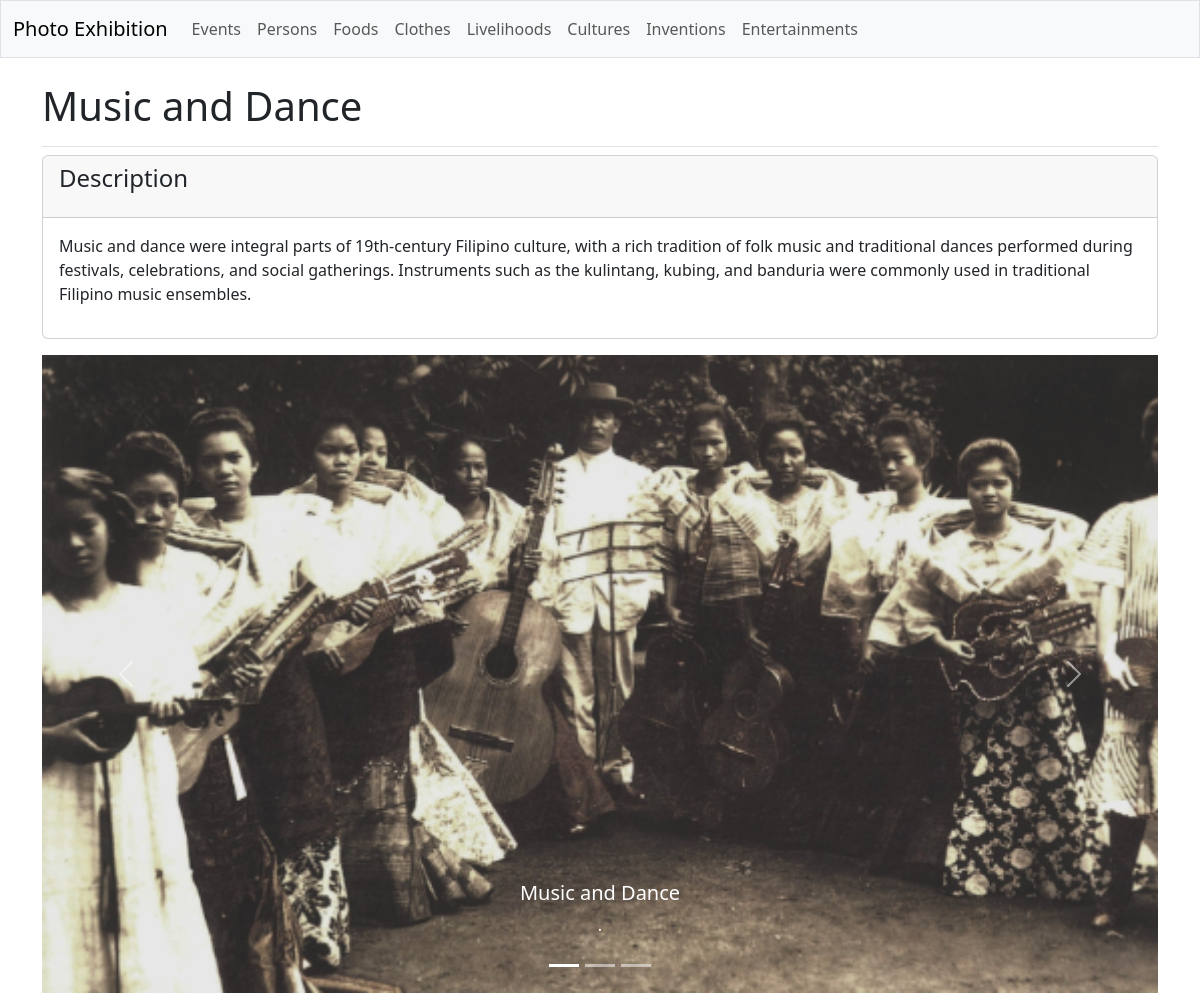
The app's page /galleries/cultures/4/ with its own data.
### galleries/models.py (models this page shows, shortened)
class Culture(models.Model):
    culture_text = models.CharField(max_length=200)

class CultureDetail(models.Model):
    culture = models.ForeignKey(Culture, on_delete=models.CASCADE)
    culture_subtext = models.TextField()

class CultureImage(models.Model):
    culture = models.ForeignKey(Culture, on_delete=models.CASCADE)
    image = models.ImageField(upload_to='cultures/')
    title = models.CharField(max_length=150)
    sub_title = models.CharField(max_length=100)

### galleries/views.py (the view)
# urls.py: path('cultures/<int:culture_id>/', views.culture_detail, name='culture_detail'),
def culture_detail(request, culture_id):
    culture = Culture.objects.get(id=culture_id)
    images = CultureImage.objects.filter(culture=culture)
    culture_details = culture.culturedetail_set.all()
    context = {'culture': culture, 'culture_details': culture_details, 'images': images}
    return render(request, 'galleries/culture_detail.html', context)

### galleries/templates/galleries/culture_detail.html (shortened to what this page needs)
{% extends 'galleries/base.html' %}
{% block page_header %}
  <h1>{{ culture.culture_text }}</h1>
{% endblock page_header %}
{% block content %}
  {% for culture_detail in culture_details %}
    <div class="card mb-3">
      <h4 class="card-header">
        <p>Description</p>
      </h4>
      <div class="card-body">{{ culture_detail.culture_subtext|linebreaks }}</div>
    </div>
  {% empty %}
    <p>There are no details for this culture yet.</p>
  {% endfor %}
  <div id="carouselExampleCaptions" class="carousel slide">
    <div class="carousel-indicators">
      <button type="button" data-bs-target="#carouselExampleCaptions" data-bs-slide-to="0" class="active" aria-current="true" aria-label="Slide 1"></button>
      <button type="button" data-bs-target="#carouselExampleCaptions" data-bs-slide-to="1" aria-label="Slide 2"></button>
      <button type="button" data-bs-target="#carouselExampleCaptions" data-bs-slide-to="2" aria-label="Slide 3"></button>
    </div>
    <div class="carousel-inner">
      {% for image in images %}
        <div class="carousel-item {% if forloop.counter0 == 0 %}active{% endif %}">
          <img src="{{ image.image.url }}" class="d-block w-100" alt="...">
          <div class="carousel-caption d-none d-md-block">
            <h5>{{ image.title }}</h5>
            <p>{{ image.sub_title }}</p>
          </div>
        </div>
      {% endfor %}
    </div>
    <button class="carousel-control-prev" type="button" data-bs-target="#carouselExampleCaptions" data-bs-slide="prev">
      <span class="carousel-control-prev-icon" aria-hidden="true"></span>
    </button>
    <button class="carousel-control-next" type="button" data-bs-target="#carouselExampleCaptions" data-bs-slide="next">
      <span class="carousel-control-next-icon" aria-hidden="true"></span>
    </button>
  </div>
{% endblock content %}

### records on screen
Culture: culture_text "Music and Dance"
CultureDetail: culture_subtext "Music and dance were integral parts of 19th-century Filipino culture, with a rich tradition of folk music and traditional dances performed during festivals, celebrations, and social gatherings. Instruments such as the kulintang, kubing, and banduria were commonly used in traditional Filipino music ensembles."
CultureImage: image (picture), title "Music and Dance", sub_title "."
